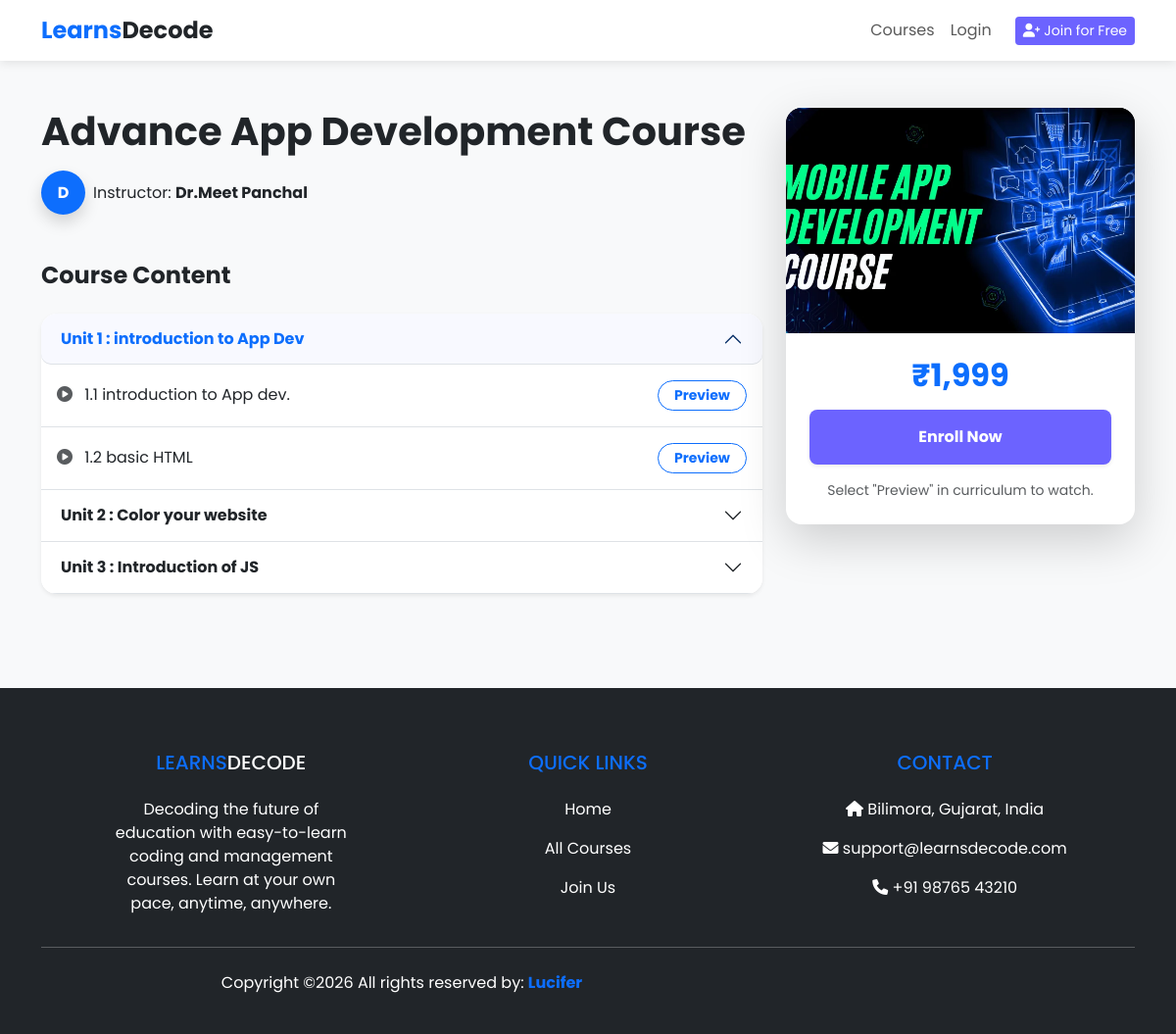
/course_details.php?id=6, run on the app's committed database.
### tables this page shows
CREATE TABLE `courses` (
  `id` int(10) UNSIGNED NOT NULL,
  `instructor_id` int(10) UNSIGNED NOT NULL,
  `category_id` int(10) DEFAULT NULL,
  `title` varchar(150) NOT NULL,
  `price` decimal(10,2) DEFAULT 0.00,
  `description` text DEFAULT NULL,
  `thumbnail` varchar(255) DEFAULT NULL,
  `status` enum('draft','published') DEFAULT 'draft',
  `created_at` timestamp NOT NULL DEFAULT current_timestamp()
);

CREATE TABLE `users` (
  `id` int(10) UNSIGNED NOT NULL,
  `name` varchar(100) NOT NULL,
  `email` varchar(100) NOT NULL,
  `password` varchar(255) NOT NULL,
  `role` enum('student','instructor','admin') NOT NULL DEFAULT 'student',
  `created_at` timestamp NOT NULL DEFAULT current_timestamp(),
  `approved` tinyint(1) DEFAULT 1,
  `otp` varchar(10) DEFAULT NULL
);

CREATE TABLE `units` (
  `id` int(10) UNSIGNED NOT NULL,
  `course_id` int(10) UNSIGNED NOT NULL,
  `unit_title` varchar(255) NOT NULL,
  `order_no` int(11) DEFAULT 0
);

CREATE TABLE `lessons` (
  `id` int(10) UNSIGNED NOT NULL,
  `unit_id` int(10) UNSIGNED NOT NULL,
  `lesson_title` varchar(255) NOT NULL,
  `content_type` enum('video','pdf','text') DEFAULT 'video',
  `lesson_url` varchar(500) DEFAULT NULL,
  `order_no` int(11) DEFAULT 0
);

### course_details.php (the view, shortened to what this page needs)
<?php
include 'includes/header.php';
$course_id = mysqli_real_escape_string($conn, $_GET['id']);
$course_q = mysqli_query($conn, "SELECT c.*, u.name as instructor_name FROM courses c JOIN users u ON c.instructor_id = u.id WHERE c.id = '$course_id'");
$course = mysqli_fetch_assoc($course_q);
$units_res = mysqli_query($conn, "SELECT * FROM units WHERE course_id = '$course_id' ORDER BY order_no ASC");
?>
<link href="https://unpkg.com/aos@2.3.1/dist/aos.css" rel="stylesheet">
<div class="container py-5">
    <div class="row g-4">
        <div class="col-lg-8" data-aos="fade-right">
            <h1 class="fw-bold mb-3"><?= $course['title'] ?></h1>
            <div class="d-flex align-items-center mb-5">
                <div class="bg-primary text-white rounded-circle d-flex align-items-center justify-content-center fw-bold me-2 shadow" style="width:45px; height:45px;">
                    <?= strtoupper(substr($course['instructor_name'], 0, 1)) ?>
                </div>
                <span>Instructor: <b class="text-dark"><?= $course['instructor_name'] ?></b></span>
            </div>
            <h4 class="fw-bold mb-4">Course Content</h4>
            <div class="accordion shadow-sm rounded-4 overflow-hidden" id="curriculum">
                <?php
                $u_count = 1;
                while($unit = mysqli_fetch_assoc($units_res)):
                    $u_id = $unit['id'];
                    $lessons_res = mysqli_query($conn, "SELECT * FROM lessons WHERE unit_id = '$u_id'");
                ?>
                <div class="accordion-item border-0 border-bottom">
                    <h2 class="accordion-header">
                        <button class="accordion-button <?= ($u_count > 1) ? 'collapsed' : '' ?> fw-bold" type="button" data-bs-toggle="collapse" data-bs-target="#u<?= $u_id ?>">
                            <?= $unit['unit_title'] ?>
                        </button>
                    </h2>
                    <div id="u<?= $u_id ?>" class="accordion-collapse collapse <?= ($u_count == 1) ? 'show' : '' ?>" data-bs-parent="#curriculum">
                        <div class="accordion-body p-0">
                            <ul class="list-group list-group-flush">
                                <?php while($lesson = mysqli_fetch_assoc($lessons_res)):
                                    $link = $lesson['lesson_url'] ?? $lesson['video_link'] ?? "";
                                ?>
                                    <li class="list-group-item d-flex justify-content-between p-3 align-items-center">
                                        <div><i class="fas fa-play-circle me-2 text-muted"></i> <?= $lesson['lesson_title'] ?></div>
                                        <?php if($u_count == 1): ?>
                                            <a href="javascript:void(0)" class="btn btn-sm btn-outline-primary fw-bold px-3 rounded-pill" onclick="changeVideo('<?= $link ?>')">
                                                Preview
                                            </a>
                                        <?php else: ?>
                                            <i class="fas fa-lock text-muted small"></i>
                                        <?php endif; ?>
                                    </li>
                                <?php endwhile; ?>
                            </ul>
                        </div>
                    </div>
                </div>
                <?php $u_count++; endwhile; ?>
            </div>
        </div>
        <div class="col-lg-4" data-aos="fade-left">
            <div class="sticky-top" style="top: 100px;">
                <div class="card border-0 shadow-lg rounded-4 overflow-hidden">
                    <div id="sidebarMedia" class="bg-black position-relative" style="height: 230px;">
                        <img id="mainThumb" src="uploads/thumbnails/<?= $course['thumbnail'] ?>" class="w-100 h-100" style="object-fit: cover; transition: all 0.5s ease;">
                    </div>
                    <div class="card-body p-4 text-center">
                        <h2 class="fw-bold text-primary mb-3">₹<?= number_format($course['price'], 0) ?></h2>
                        <button onclick="checkLoginBeforeEnroll()" class="btn btn-primary w-100 py-3 rounded-3 fw-bold shadow-sm mb-3">
                            Enroll Now
                        </button>
                        <p class="small text-muted mb-0">Select "Preview" in curriculum to watch.</p>
                    </div>
                </div>
            </div>
        </div>
    </div>
</div>
<?php include 'includes/footer.php'; ?>

### includes/header.php (style rules this page uses)
body { font-family: 'Poppins', sans-serif; background-color: #f8f9fa; }
.btn-primary { background-color: #6c63ff; border: none; }

### course_details.php (style rules this page uses)
.accordion-button:not(.collapsed) { background: #f8f9ff; color: #0d6efd; border-radius: 10px; }
.btn-primary { transition: transform 0.3s ease; }

### data on the page
courses: title "Advance App Development Course", instructor.name "D", instructor.name "Dr.Meet Panchal", thumbnail (picture), price "1,999"
units: unit_title "Unit 1 : introduction to App Dev"
lessons: lesson_title "1.1 introduction to App dev."
lessons: lesson_title "1.2 basic HTML"
units: unit_title "Unit 2 : Color your website"
units: unit_title "Unit 3 : Introduction of JS"
